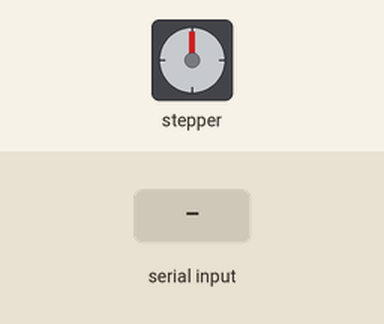
This sketch was run on a simulated Arduino Uno, built with avr-gcc and run on an emulated ATmega328P. Parts: stepper motor. Wiring (inferred from the names in the program): stepper motor driver (400 steps per turn assumed): step pin 8; direction pin 9; enable pin 12. The inputs (shaded band) are chosen by the test bench.

Above: at 1.2 s.
1.3 s: byte 30 received over Serial
At 3.8 s:
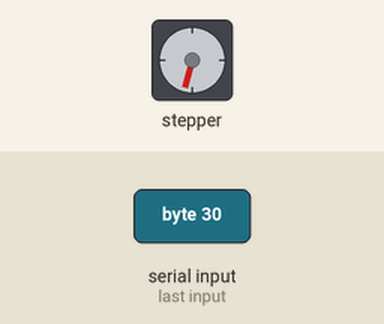
4.3 s: byte 90 received over Serial
At 5.3 s:
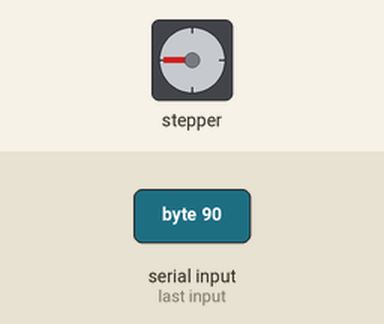
6.2 s: byte 120 received over Serial
At 6.6 s:
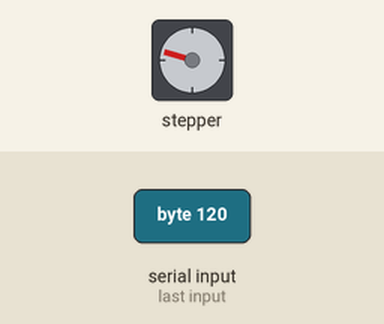
7.7 s: byte 30 received over Serial
At 9.9 s:
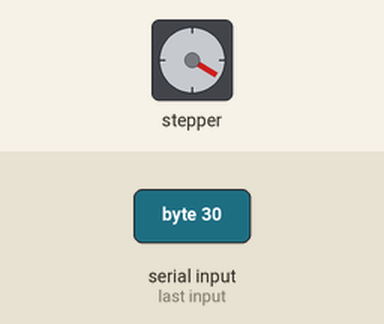
10.7 s: byte 90 received over Serial
At 11.1 s:
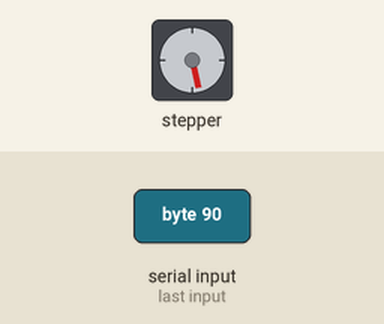
12.7 s: byte 120 received over Serial
At 13.9 s:
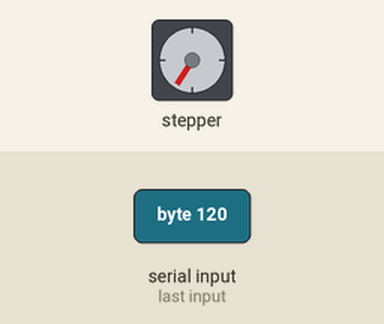
Timing chart, 0 to 15.2 s (numbered marks = the images above; inputs shaded):
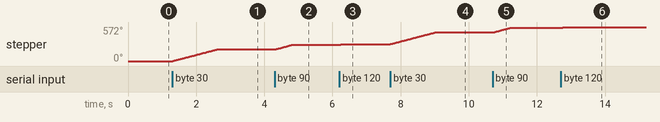

The sketch:

arduino_stepper.ino
```cpp
//Declare pin functions on Redboard
#define stp 8
#define dir 9
#define MS1 10
#define MS2 11
#define EN  12
int step_mode = 2;
int steps_per_revolution = 400;
int dt = 3;
int offset = 128;


//Declare variables for functions
int x;
int y;
int state;


void setup() {
  pinMode(stp, OUTPUT);
  pinMode(dir, OUTPUT);
  pinMode(MS1, OUTPUT);
  pinMode(MS2, OUTPUT);
  pinMode(EN, OUTPUT);
  resetEDPins(); //Set step, direction, microstep and enable pins to default states
  Serial.begin(9600); //Open Serial connection for debugging
}

//Main loop
void loop() {
  if(Serial.available() > 0){
    while(Serial.available() > 1){
      Serial.read();
    }//     WAIT FOR LAST INPUT*/
    int user_input = (int)Serial.read(); //Read user input and trigger appropriate function
    digitalWrite(EN, LOW); //Pull enable pin low to allow motor control
    //sSerial.print(user_input);
    Step(user_input);
    resetEDPins();
  }
}

//Reset Easy Driver pins to default states
void resetEDPins()
{
  digitalWrite(stp, LOW);
  digitalWrite(dir, LOW);
  if (step_mode == 1){
    digitalWrite(MS1, LOW);
    digitalWrite(MS2, LOW);
  }else if (step_mode == 2){
    digitalWrite(MS1, HIGH);
    digitalWrite(MS2, LOW);
  }else if (step_mode == 4){
    digitalWrite(MS1, LOW);
    digitalWrite(MS2, HIGH);
  }else if (step_mode == 8){
    digitalWrite(MS1, HIGH);
    digitalWrite(MS2, HIGH);
  }
  digitalWrite(EN, HIGH);
}

void Step(int angle){
  angle -= offset;
  int steps = int(angle/360.0*steps_per_revolution * step_mode);
  //Serial.print(steps);
  if (steps > 0){
    digitalWrite(dir, LOW);
  }else{
    digitalWrite(dir, HIGH);
  }
  for(x = 0; x<abs(steps); x++)  //Loop the forward stepping enough times for motion to be visible
  {
    //Serial.print("s");
    digitalWrite(stp,HIGH); //Trigger one step forward
    delay(dt);
    digitalWrite(stp,LOW); //Pull step pin low so it can be triggered again
    delay(dt);
  }
}

/*
//Default microstep mode function
void StepForwardDefault()
{
  Serial.println("Moving forward at default step mode.");
  digitalWrite(dir, LOW); //Pull direction pin low to move "forward"
  for(x= 1; x<400; x++)  //Loop the forward stepping enough times for motion to be visible
  {
    digitalWrite(stp,HIGH); //Trigger one step forward
    delay(3);
    digitalWrite(stp,LOW); //Pull step pin low so it can be triggered again
    delay(3);
  }
  Serial.println("Enter new option");
  Serial.println();
}

//Reverse default microstep mode function
void ReverseStepDefault()
{
  Serial.println("Moving in reverse at default step mode.");
  digitalWrite(dir, HIGH); //Pull direction pin high to move in "reverse"
  for(x= 1; x<400; x++)  //Loop the stepping enough times for motion to be visible
  {
    digitalWrite(stp,HIGH); //Trigger one step
    delay(3);
    digitalWrite(stp,LOW); //Pull step pin low so it can be triggered again
    delay(3);
  }
  Serial.println("Enter new option");
  Serial.println();
}

// 1/8th microstep foward mode function
void SmallStepMode()
{
  Serial.println("Stepping at 1/8th microstep mode.");
  digitalWrite(dir, LOW); //Pull direction pin low to move "forward"
  digitalWrite(MS1, HIGH); //Pull MS1, and MS2 high to set logic to 1/8th microstep resolution
  digitalWrite(MS2, HIGH);
  for(x= 1; x<400*8; x++)  //Loop the forward stepping enough times for motion to be visible
  {
    digitalWrite(stp,HIGH); //Trigger one step forward
    delay(2);
    digitalWrite(stp,LOW); //Pull step pin low so it can be triggered again
    delay(2);
  }
  Serial.println("Enter new option");
  Serial.println();
}

//Forward/reverse stepping function
void ForwardBackwardStep()
{
  Serial.println("Alternate between stepping forward and reverse.");
  for(x= 1; x<5; x++)  //Loop the forward stepping enough times for motion to be visible
  {
    //Read direction pin state and change it
    state=digitalRead(dir);
    if(state == HIGH)
    {
      digitalWrite(dir, LOW);
    }
    else if(state ==LOW)
    {
      digitalWrite(dir,HIGH);
    }

    for(y=1; y<1000; y++)
    {
      digitalWrite(stp,HIGH); //Trigger one step
      delay(1);
      digitalWrite(stp,LOW); //Pull step pin low so it can be triggered again
      delay(1);
    }
  }
  Serial.println("Enter new option:");
  Serial.println();
}*/
```

Measured:
- after the input at 1.3 s, stepper: turns 195° clockwise in 1.3 s, starting at once
- after the input at 4.3 s, stepper: turns 75° clockwise in 0.49 s, starting at once
- after the input at 6.2 s, stepper: turns 16° clockwise, starting at once
- after the input at 7.7 s, stepper: turns 195° clockwise in 1.3 s, starting at once
- after the input at 10.7 s, stepper: turns 76° clockwise in 0.50 s, starting at once
- after the input at 12.7 s, stepper: turns 15° clockwise, starting at once
